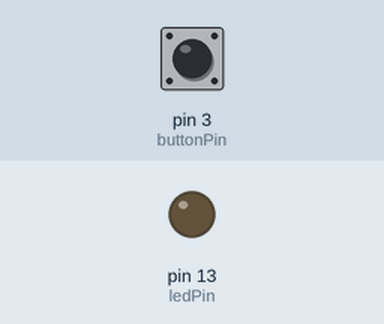
A sketch run on a simulated Arduino Uno, built with avr-gcc and run on an emulated ATmega328P. Shown: output pins drawn as LEDs (lit = HIGH). The test bench sets the inputs (shaded band); at power-on: pin 3 (buttonPin) LOW.

Above: at 1.2 s.
1.3 s: pin 3 (buttonPin) pulled HIGH for 0.15 s
At 1.37 s:
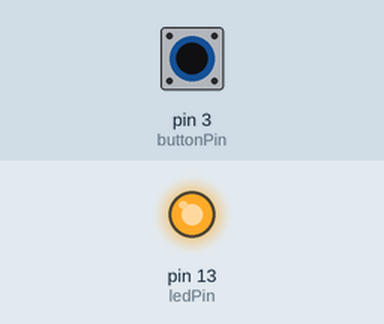
2.9 s: pin 3 (buttonPin) pulled HIGH for 3.2 s
At 6.9 s:
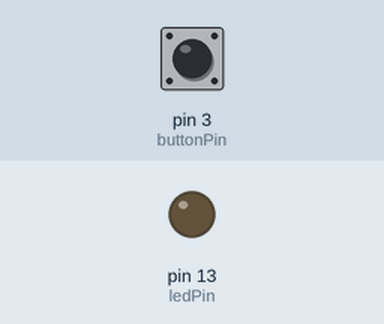
Timing chart, 0 to 8.4 s (numbered marks = the images above; inputs shaded):
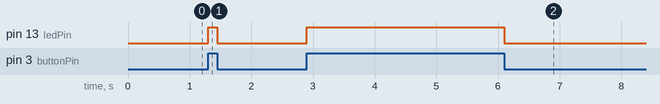

Measured:
- after the input at 1.3 s, pin 13 (ledPin): LOW → HIGH at once, → LOW 0.15 s later
- after the input at 2.9 s, pin 13 (ledPin): LOW → HIGH at once, → LOW 3.2 s later

The sketch:

isrButtonTest.ino
```cpp
int buttonPin = 3;
int ledPin = LED_BUILTIN;

volatile int buttonState = 0;

void setup() {

  pinMode(ledPin, OUTPUT);
  digitalWrite(ledPin, LOW);

  pinMode(buttonPin, INPUT);
  attachInterrupt(digitalPinToInterrupt(buttonPin), buttonISR, CHANGE);

}

void loop() {

}

void buttonISR() {
  buttonState = digitalRead(buttonPin);
  digitalWrite(ledPin, buttonState);
}
```
